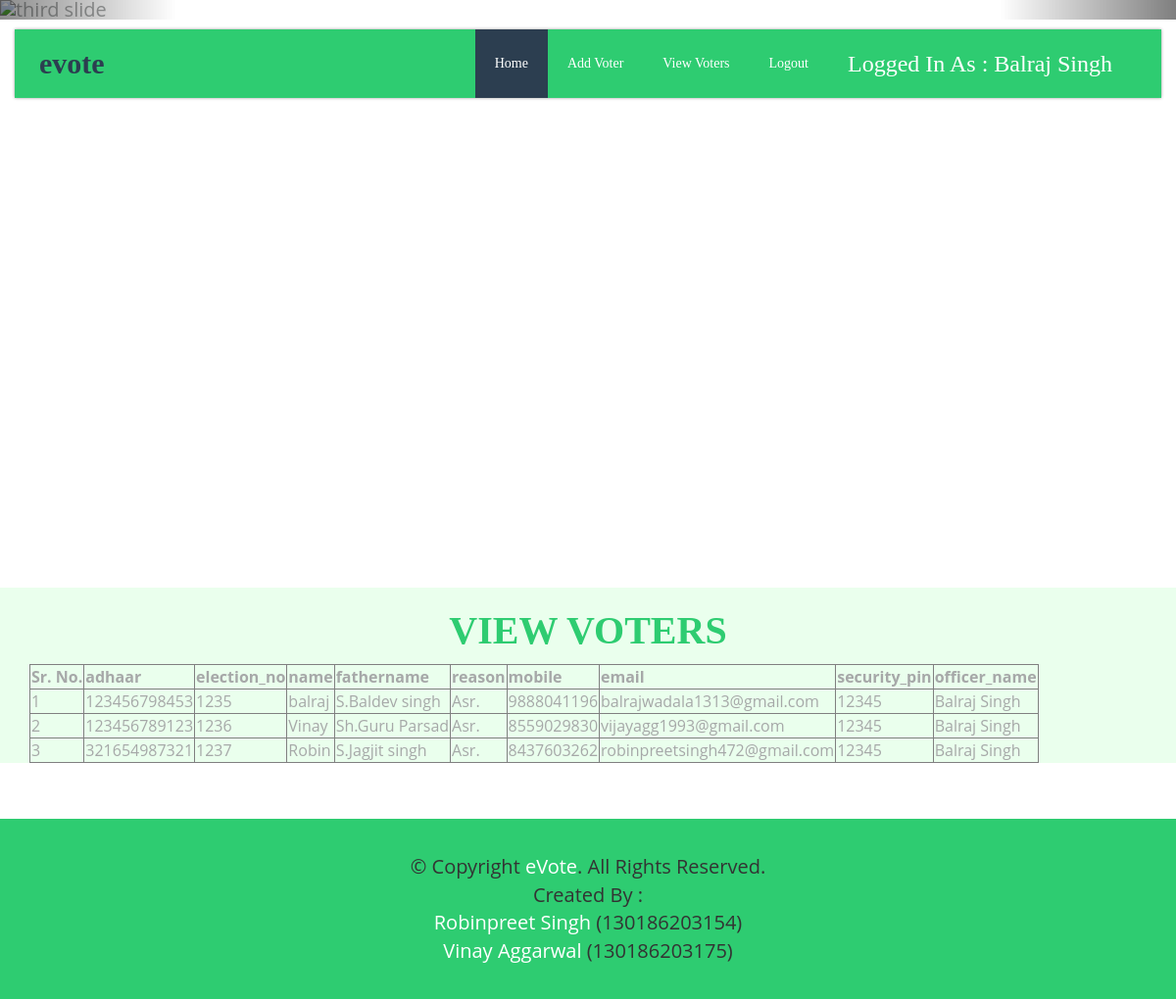
Page /view_add_voter.php (signed in) on the committed database.
### tables this page shows
CREATE TABLE IF NOT EXISTS `const_login` (
  `id` int(10) NOT NULL,
  `const_id` int(10) NOT NULL,
  `email` varchar(50) NOT NULL,
  `off_name` varchar(50) NOT NULL,
  `mob_no` bigint(10) NOT NULL,
  `password` varchar(20) NOT NULL
);

CREATE TABLE IF NOT EXISTS `voter` (
  `vid` int(10) NOT NULL,
  `adhaar` bigint(12) NOT NULL,
  `electno` varchar(15) NOT NULL,
  `name` varchar(100) NOT NULL,
  `fname` varchar(100) NOT NULL,
  `reason` varchar(100) NOT NULL,
  `mobile_no` bigint(10) NOT NULL,
  `email` varchar(50) NOT NULL,
  `s_pin` varchar(15) NOT NULL,
  `pin1` varchar(6) NOT NULL,
  `pin2` varchar(10) NOT NULL,
  `cand_id` int(10) NOT NULL,
  `date_vote` varchar(20) NOT NULL,
  `time_vote` varchar(20) NOT NULL,
  `off_login` varchar(30) NOT NULL,
  `const_id` int(10) NOT NULL,
  `check` varchar(1) NOT NULL
);

### view_add_voter.php (the view, shortened to what this page needs)
<?php
include_once "connection.php";
include "constituency_header.php";
$query="select * from voter";
$result=mysqli_query($conn,$query);
?>
<section class="main__middle__container homepage">
    <section class="main__middle__container">
        <div class="container">
            <h1 align="center">VIEW VOTERS</h1>
<?php
$tab="<table border='1'>
<th>Sr. No.</th>
<th>adhaar</th><th>election_no</th><th>name</th><th>fathername</th><th>reason</th><th>mobile</th><th>email</th><th>security_pin</th><th>officer_name</th>";
$count=0;
while($row=mysqli_fetch_array($result))
{
    $count++;
    $tab.="<tr>";
    $tab.="<td>$count</td>";
    $tab.="<td>$row[1]</td>";
    $tab.="<td>$row[2]</td>";
    $tab.="<td>$row[3]</td>";
    $tab.="<td>$row[4]</td>";
    $tab.="<td>$row[5]</td>";
    $tab.="<td>$row[6]</td>";
    $tab.="<td>$row[7]</td>";
    $tab.="<td>$row[8]</td>";
    $select="select off_name from const_login where id=$row[14]";
    $res=mysqli_query($conn,$select);
    $row1=mysqli_fetch_array($res);
    $tab.="<td>$row1[0]</td>";
       $tab.="</tr>";
}
$tab.="</table>";
echo $tab;
?>
            </div>
        </section>
    </section>

### constituency_header.php (shortened to what this page needs)
<head>
    <link href="css/bootstrap.min.css" rel="stylesheet">
    <link href="css/style.css" rel="stylesheet">
</head>
<header class="main__header">
    <div class="container">
        <nav class="navbar navbar-default" role="navigation">
            <div class="navbar-header">
                <h1 class="navbar-brand">eVote</h1>
                <a href="#" class="submenu">Menus</a> </div>
            <div class="menuBar">
                <ul class="menu">
                    <li class="active"><a href="constituency_home.php">Home</a></li>
                    <li><a href="add_voter.php">Add Voter</a></li>
                    <li><a href="view_add_voter.php">View Voters</a></li>
                    <li><a href="logout_const.php">Logout</a></li>
                    <li><a style="font-size: x-large;">
                            <span style="float: right;">
        <?php
        include "connection.php";
        $officer ="select off_name from const_login where email='".$_SESSION['const']."'";
        $res_off=mysqli_query($conn,$officer);
        $row_off=mysqli_fetch_array($res_off);
        ?>
                                Logged In as : <?php echo $row_off[0] ?>
    </span></a>
                        </li>
                </ul>
            </div>
        </nav>
    </div>
</header>
<section class="slider">
    <div id="myCarousel" class="carousel slide carousel-fade" data-ride="carousel">
        <div class="carousel-inner">
            <div class="item active"> <img data-src="images/slider/image_1920x1000.jpg" alt="third slide" src="images/slider/Indian_Flag1.jpg">
            </div>
        </div>
        <a class="left carousel-control" href="#myCarousel" data-slide="prev"></a> <a class="right carousel-control" href="#myCarousel" data-slide="next"></a> </div>
</section>

### css/style.css (style rules this page uses)
a { color: #2ecc71; }
h1, h2, h3, h4, h5, .btn, p.big-paragraph, .btn, .carousel-caption, .recent-posts .col-md-9 .text p small, .navbar-default .navbar-brand, .orange { font-family: 'Podkova', serif; font-weight: bold; color:#2ecc71; }
h1 { font-size: 40px; line-height: 48px; font-weight: bold; color:#2ecc71; }
header { background: transparent; width: 100%; position: fixed; z-index: 112; top: 30px; }
header .container { background-color: #2ecc71; box-shadow: 0px 0px 3px rgba(0,0,0,0.4); }
.navbar-default .navbar-brand, .navbar-default .navbar-brand:hover { font-size: 30px; color: #2c3e50; width: 100%; font-weight: bold; text-transform: lowercase; padding: 5px 0 15px 10px; }
.navbar-default { background: none; border: none; margin-bottom: 0px; position: relative; z-index: 999; }
.slider { position: fixed; top: 0px; height: 100%; width: 100%; z-index: 5; }
.carousel-control { background: none; opacity: 1; position: absolute; top: 0%; margin-top: 0px; -moz-opacity: 1; }
.main__middle__container { width: 100%; background-color: rgba(95, 255, 116, 0.13); }
.homepage { position: relative; margin-top: 50%; z-index: 111; background: #fff; }
.copyright { background-color: #2ecc71; color: #333; position: relative; z-index: 200; margin: 0; padding: 35px 0; }
.carousel-fade .carousel-inner .item { opacity: 0; -webkit-transition-property: opacity; transition-property: opacity; }
.carousel-fade .carousel-inner .active { opacity: 1; }
.carousel-fade .carousel-control { z-index: 2; }
.menuBar { padding-right: 15px; float: right; }
.menuBar ul { list-style: none; }
.menuBar li { position: relative; float: left; }
.menuBar li a { color: #fff; text-transform: capitalize; font-size: 14px; padding: 30px 15px; display: block; font-weight: 400; font-family: 'Podkova', serif; box-sizing: border-box; -moz-box-sizing: border-box; -webkit-transition: all .25s ease; -moz-transition: all .25s ease; -ms-transition: all .25s ease; -o-transition: all .25s ease; transition: all .25s ease; line-height: 20px; }
.menuBar li.active a { color: #fff; background-color: #2C3E50; }
@media (min-width:768px) { .menuBar ul, .menuBar { display: block !important; } }
@media (min-width:768px) { .menuBar li a { padding: 25px 10px; font-size: 13px; } }
@media (min-width:992px) { .menuBar li a { padding: 25px 20px; font-size: 14px; } }
@media (min-width:1200px) { .menuBar li a { padding: 25px 20px; font-size: 14px; } }
.carousel-inner > .item > img, .carousel-inner > .item > a > img { min-width: 100%; height: auto; }

### rows in the picture
const_login: off_name "Balraj Singh"
voter: adhaar "123456798453", electno "1235", name "balraj", fname "S.Baldev singh", reason "Asr.", mobile_no "9888041196", email "balrajwadala1313@gmail.com", s_pin "12345", const_login.off_name "Balraj Singh"
voter: adhaar "123456789123", electno "1236", name "Vinay", fname "Sh.Guru Parsad", reason "Asr.", mobile_no "8559029830", email "vijayagg1993@gmail.com", s_pin "12345", const_login.off_name "Balraj Singh"
voter: adhaar "321654987321", electno "1237", name "Robin", fname "S.Jagjit singh", reason "Asr.", mobile_no "8437603262", email "robinpreetsingh472@gmail.com", s_pin "12345", const_login.off_name "Balraj Singh"
